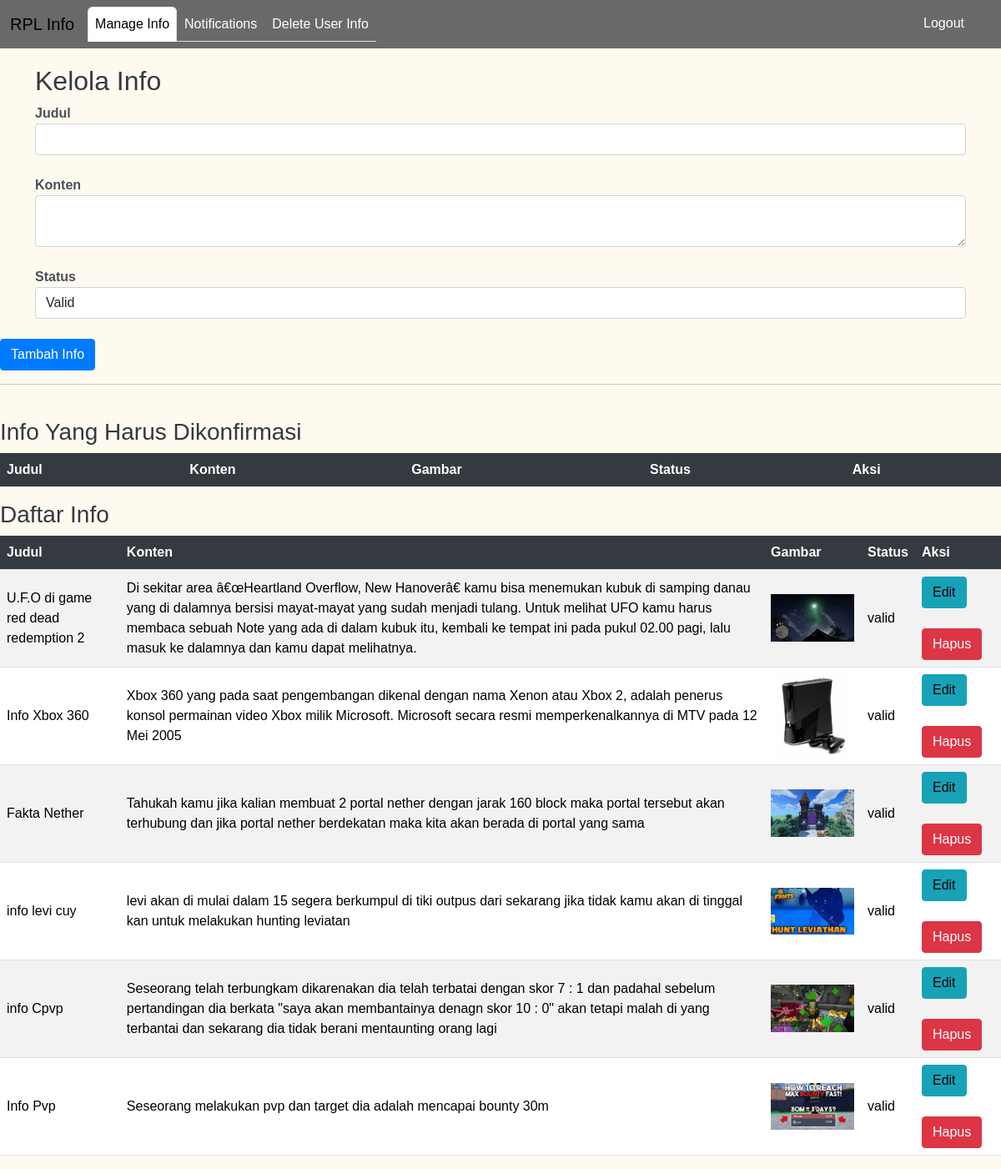
The app's page /admin/crud_info.php (signed in) with its own data.
### tables this page shows
CREATE TABLE `info` (
  `id` int(11) NOT NULL,
  `title` varchar(255) DEFAULT NULL,
  `content` text DEFAULT NULL,
  `user_id` varchar(11) DEFAULT NULL,
  `status` enum('valid','invalid','belum dikonfirmasi','') DEFAULT 'belum dikonfirmasi',
  `thumnail` varchar(255) DEFAULT NULL
);

### admin/crud_info.php (the view, shortened to what this page needs)
<?php
require '../includes/db.php';
$infos = $conn->query("SELECT * FROM info WHERE status = 'valid' ORDER BY id DESC");
?>
<!DOCTYPE html>
<html lang="en">
<head>
    <link href="../bootstrap/css/bootstrap.min.css" rel="stylesheet">
    <link href="../styles/crud_info.css" rel="stylesheet">
</head>
<body>
    <?php include '../includes/header2.php'; ?>
    <div class="container">
        <h2>Kelola Info</h2>
        <form method="POST" action="" enctype="multipart/form-data">
            <div class="form-group">
                <label for="title">Judul</label>
                <input type="text" class="form-control" id="title" name="title" required>
            </div><br>
            <div class="form-group">
                <label for="content">Konten</label>
                <textarea class="form-control" id="content" name="content" required></textarea>
            </div><br>
            <div class="form-group">
                <label for="status">Status</label>
                <select class="form-control" id="status" name="status" required>
                    <option value="valid">Valid</option>
                </select><br>
            </div>
            </div>
            <button type="submit" name="add" class="btn btn-primary">Tambah Info</button>
        </form><br>
        <hr><br>
        <h3>Info Yang Harus Dikonfirmasi</h3>
        <table class="table table-striped">
            <thead>
                <tr>
                    <th>Judul</th>
                    <th>Konten</th>
                    <th>Gambar</th>
                    <th>Status</th>
                    <th>Aksi</th>
                </tr>
            </thead>
            </table>
        <h3>Daftar Info</h3>
        <table class="table table-striped">
            <thead>
                <tr>
                    <th>Judul</th>
                    <th>Konten</th>
                    <th>Gambar</th>
                    <th>Status</th>
                    <th>Aksi</th>
                </tr>
            </thead>
            <tbody>
                <?php while ($info = $infos->fetch_assoc()) { ?>
                    <tr>
                        <td><?php echo $info['title']; ?></td>
                        <td><?php echo $info['content']; ?></td>
                        <td>
                            <?php if ($info['thumnail']) { ?>
                                <img src="../uploads/<?php echo $info['thumnail']; ?>" class="info-image" alt="Info Image" width="">
                            <?php } ?>
                        </td>
                        <td><?php echo $info['status']; ?></td>
                        <td>
                            <form method="POST" action="" style="display: inline-block;">
                                <button type="button" class="btn btn-info" onclick="editInfo(<?php echo htmlspecialchars(json_encode($info)); ?>)">Edit</button>
                            </form>
                            <form method="POST" action="" style="display: inline-block;">
                                <input type="hidden" name="id" value="<?php echo $info['id']; ?>"><br>
                                <button type="submit" name="delete" class="btn btn-danger">Hapus</button>
                            </form>
                        </td>
                    </tr>
                <?php } ?>
            </tbody>
        </table>
</body>
</html>

### includes/header2.php (shortened to what this page needs)
<nav class="navbar navbar-expand-lg container1">
    <div class="container-fluid">
        <a class="navbar-brand" href="index.php">RPL Info</a>
        <div class="collapse navbar-collapse" id="navbarNav">
            <div class="row w-100">
                <div class="col-8">
                    <ul class="navbar-nav ">
                        <?php if (isset($_SESSION['id'])) { ?>
                            <?php if ($_SESSION['role'] != 'user') { ?>
                                <ul class="nav nav-tabs">
                                    <?php $currentPage = basename($_SERVER['SCRIPT_NAME']); ?>
                                    <li class="nav-item warna">
                                        <a class="nav-link <?php echo ($currentPage == 'crud_info.php') ? 'active' : ''; ?>" aria-current="page" href="../admin/crud_info.php">Manage Info</a>
                                    </li>
                                    <li class="nav-item">
                                        <a class="nav-link <?php echo ($currentPage == 'notifications.php') ? 'active' : ''; ?>" href="../admin/notifications.php">Notifications</a>
                                    </li>
                                    <li class="nav-item">
                                        <a class="nav-link <?php echo ($currentPage == 'delete_user.php') ? 'active' : ''; ?>" href="../admin/delete_user.php">Delete User Info</a>
                                    </li>
                                </ul>
                            <?php } ?>
                        <?php } ?>
                    </ul>
                </div>
                <div class="col-4 d-flex justify-content-end">
                    <ul class="navbar-nav">
                        <?php if (isset($_SESSION['id'])) { ?>
                            <li class="nav-item">
                                <a class="nav-link" href="../logout.php">Logout</a>
                            </li>
                        <?php } else { ?>
                            <li class="nav-item">
                                <a class="nav-link" href="login.php">Login</a>
                            </li>
                        <?php } ?>
                    </ul>
                </div>
            </div>
        </div>
    </div>
</nav>

### styles/crud_info.css (style rules this page uses)
body { font-family: Arial, sans-serif; background-color: #FFFAF0; margin: 0; padding: 0; }
.container { margin-top: 20px; }
h2, h3 { color: #343a40; }
.form-group label { font-weight: bold; color: #495057; }
.form-control { border-radius: 0.25rem; border: 1px solid #ced4da; }
.btn-primary, .btn-danger, .btn-info { border-radius: 0.25rem; }
.btn-primary { background-color: #007bff; border-color: #007bff; }
.btn-danger { background-color: #dc3545; border-color: #dc3545; }
.btn-info { background-color: #17a2b8; border-color: #17a2b8; }
.table-striped tbody tr:nth-of-type(odd) { background-color: rgba(0, 0, 0, 0.05); }
.table th, .table td { vertical-align: middle; }
.table th { background-color: #343a40; color: #fff; }

### admin/crud_info.php (style rules this page uses)
.info-image { max-width: 100px; max-height: 100px; display: block; margin: auto; }

### includes/header2.php (style rules this page uses)
.container1 { background-color: #696969; color: white; }
.navbar-nav .nav-link { color: inherit; }

### records on screen
info: title "U.F.O di game red dead redemption 2", content "Di sekitar area â€œHeartland Overflow, New Hanoverâ€ kamu bisa menemukan kubuk di samping danau yang di dalamnya bersisi mayat-mayat yang sudah menjadi tulang. Untuk melihat UFO kamu harus membaca sebuah Note yang ada di dalam kubuk itu, kembali ke tempat ini pada pukul 02.00 pagi, lalu masuk ke dalamnya dan kamu dapat melihatnya.", thumnail (picture), status "valid"
info: title "Info Xbox 360", content "Xbox 360 yang pada saat pengembangan dikenal dengan nama Xenon atau Xbox 2, adalah penerus konsol permainan video Xbox milik Microsoft. Microsoft secara resmi memperkenalkannya di MTV pada 12 Mei 2005", thumnail (picture), status "valid"
info: title "Fakta Nether", content "Tahukah kamu jika kalian membuat 2 portal nether dengan jarak 160 block maka portal tersebut akan terhubung dan jika portal nether berdekatan maka kita akan berada di portal yang sama", thumnail (picture), status "valid"
info: title "info levi cuy", content "levi akan di mulai dalam 15 segera berkumpul di tiki outpus dari sekarang jika tidak kamu akan di tinggal kan untuk melakukan hunting leviatan", thumnail (picture), status "valid"
info: title "info Cpvp", content "Seseorang telah terbungkam dikarenakan dia telah terbatai dengan skor 7 : 1 dan padahal sebelum pertandingan dia berkata \"saya akan membantainya denagn skor 10 : 0\" akan tetapi malah di yang terbantai dan sekarang dia tidak berani mentaunting orang lagi", thumnail (picture), status "valid"
info: title "Info Pvp", content "Seseorang melakukan pvp dan target dia adalah mencapai bounty 30m", thumnail (picture), status "valid"
